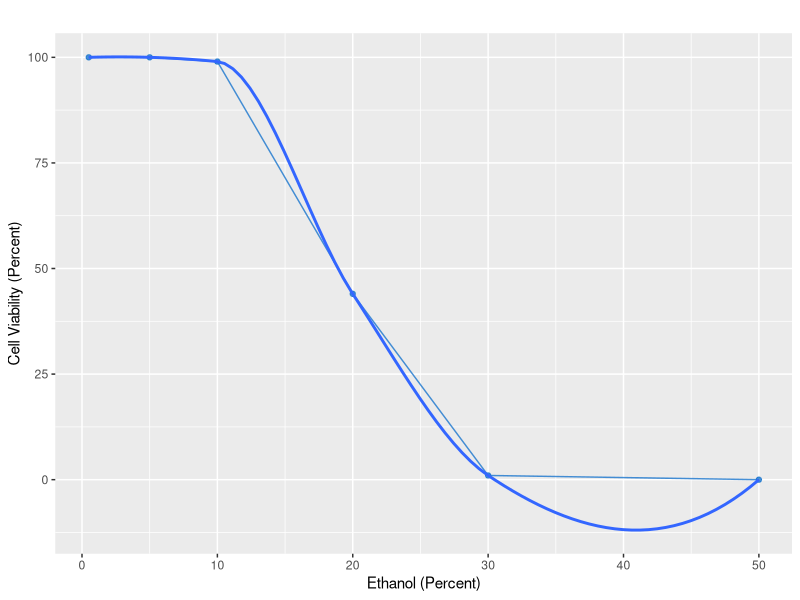
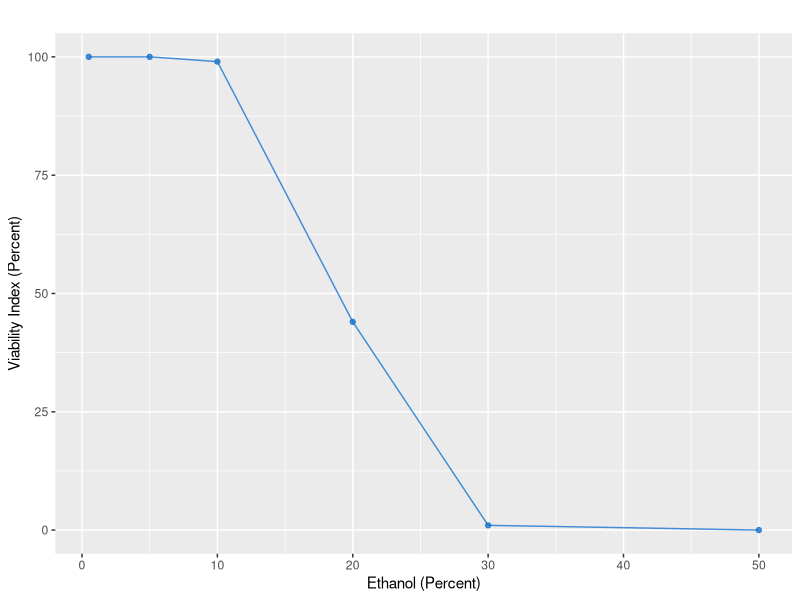

The R script that drew these images, in order:
library(ggplot2)

data <- read.csv("results.csv")

tiff("results_graph.tiff", units="in", width=5, height=4, res=300)
p <- ggplot(data, aes(x=Percent.EtOH, y=Percent.Cells)) + geom_point(color="DodgerBlue3", alpha=.8)
p <- p + labs(title="", x="Ethanol (Percent)", y="Viability Index (Percent)") + geom_line(color="DodgerBlue3", alpha=.8)
p
dev.off()

p + geom_smooth(method="loess", level=.95, se=FALSE) + labs(title="", x="Ethanol (Percent)", y="Cell Viability (Percent)")
